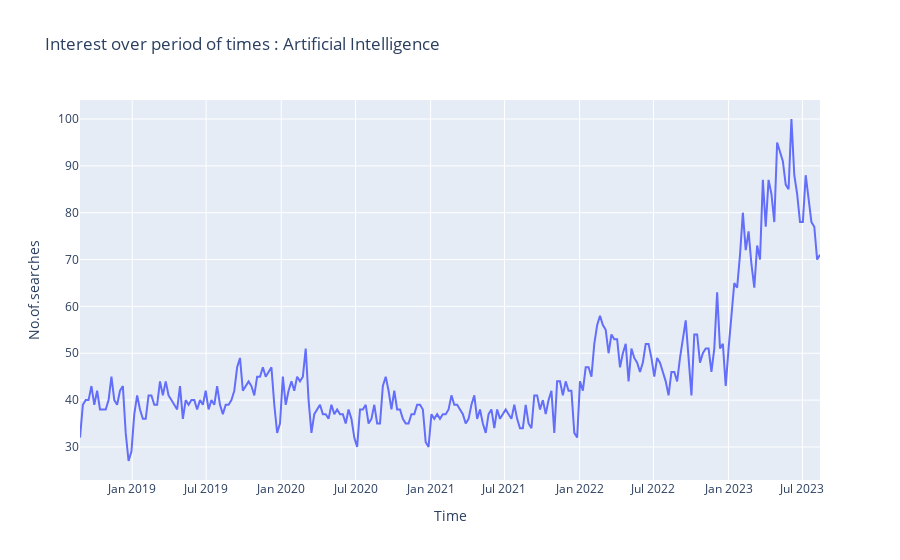

The notebook cell saved with this chart:
### Code cell
fig = go.Figure(data=go.Scatter(x=trend_df['date'].tolist(), y=trend_df[keywords[0]].tolist(), mode='lines'))
fig.update_layout(title='Interest over period of times : {} '.format(keywords[0]),xaxis_title='Time',yaxis_title='No.of.searches')
fig.show()

### Figure 1 — Plotly figure (JSON) as saved in the notebook; plotly's stock layout.template omitted (floating-point values rounded to 4 significant figures; data arrays with more than 128 entries replaced by an {"elided": "..."} marker saying what was removed)
{"data": [{"mode": "lines", "type": "scatter", "x": {"elided": "260 str values"}, "y": {"elided": "260 int values"}}], "layout": {"title": {"text": "Interest over period of times : Artificial Intelligence "}, "xaxis": {"title": {"text": "Time"}}, "yaxis": {"title": {"text": "No.of.searches"}}}}
